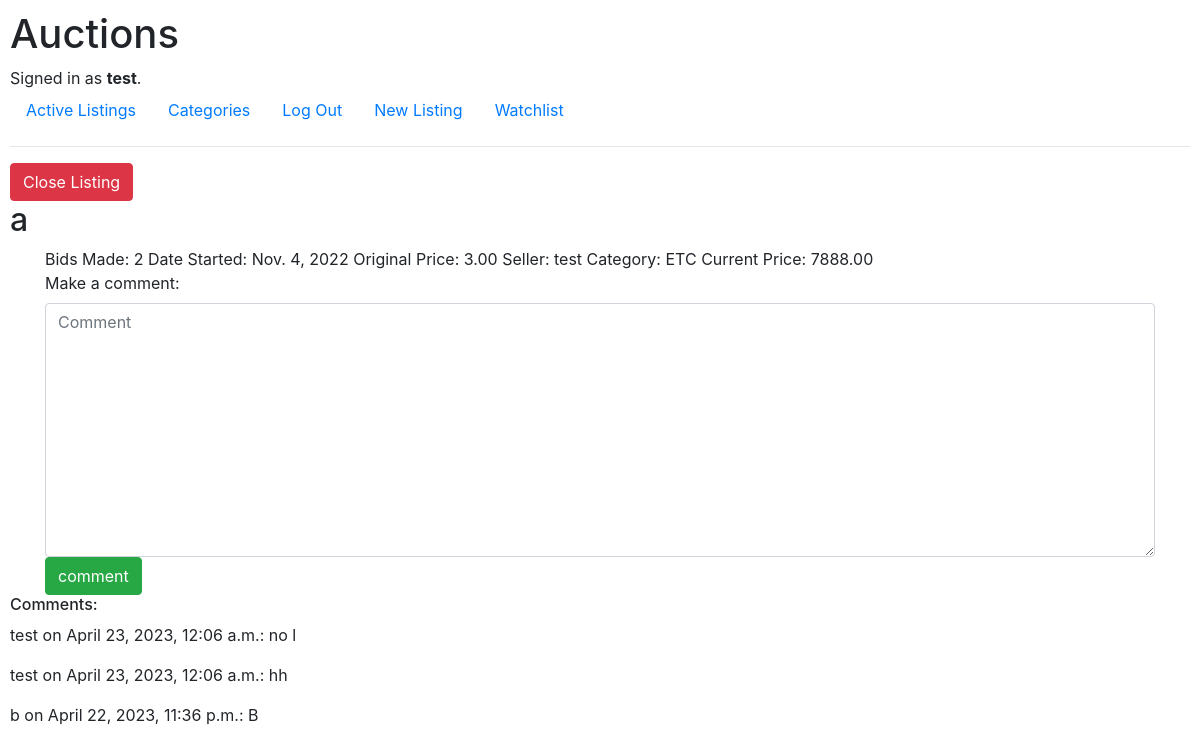
/10 (signed in), run on the app's committed database.
### auctions/models.py (models this page shows)
class User(AbstractUser):
    cellphone = models.CharField(max_length=30, null=True, blank=True)
    address = models.CharField(max_length=255)
    town = models.CharField(max_length=255)
    country = models.CharField(max_length=255)
    postcode = models.CharField(max_length=16)
    pass

class Listing(models.Model):
    user = models.ForeignKey(User, on_delete=models.CASCADE)
    item_title = models.CharField(max_length=250)
    category = models.CharField(max_length=3, default=("ETC", "Everything Else"))
    image_link = models.CharField(max_length=250, null=True, blank=True)
    description = models.CharField(max_length=250, null=True, blank=True)
    start_price = models.DecimalField(
        decimal_places=2,
        max_digits=19,
        default=0.1,
    )
    start_date = models.DateField(auto_now_add=True, blank=True)
    close_date = models.DateTimeField(null=True, blank=True)

class Bid(models.Model):
    user = models.ForeignKey(User, on_delete=models.CASCADE)
    listing = models.ForeignKey(Listing, on_delete=models.CASCADE)
    bid_value = models.DecimalField(decimal_places=2, max_digits=19)
    bid_date = models.DateField(auto_now_add=True)

class Comment(models.Model):
    listing = models.ForeignKey(Listing, on_delete=models.CASCADE)
    user = models.ForeignKey(User, on_delete=models.CASCADE)
    comment_text = models.TextField(null=True, blank=True)
    time_sent = models.DateTimeField(auto_now_add=True)

### auctions/views.py (the view)
# urls.py: path("<int:item_id>", views.listing_page, name="listing_page"),
@login_required(login_url="login")
def listing_page(request, item_id):
    try:
        listing = Listing.objects.get(pk=item_id)
        user = User.objects.get(pk=request.user.id)
    except Listing.DoesNotExist:
        return render(
            request,
            "auctions/index.html",
            {"message": "Invalid request. Please login."},
        )
    if request.user.is_authenticated:
        watch = Watch.objects.filter(listing=item_id, user=user).first()
        if watch is None:
            watching = False
        else:
            watching = True
    else:
        watching = False
    highest_bid = Bid.objects.filter(listing=listing).order_by("-bid_value").first()
    if highest_bid is not None:
        current_price = getattr(highest_bid, "bid_value")
    else:
        current_price = getattr(listing, "start_price")
    return render(
        request,
        "auctions/listing_page.html",
        {
            "listing": listing,
            "user": user,
            "watching": watching,
            "bform": forms.BidForm(),
            "cform": forms.CommentForm(),
            "highest_bid": highest_bid,
            "current_price": current_price,
            "bids_made": len(Bid.objects.filter(listing=listing)),
            "comments": Comment.objects.filter(listing=listing).order_by("-time_sent"),
        },
    )

### auctions/forms.py
class BidForm(forms.Form):
    bid_value = forms.DecimalField(
        label="Place a Bid",
        required=True,
        decimal_places=2,
        widget=NumberInput(
            attrs={
                "class": "form-control",
                "placeholder": "Bid value(in US dollars)...",
                "type": "number",
                "name": "bid_value",
                "min": "0.01",
                "max": "99999999999999999.99",
                "step": "any",
            }
        ),
    )

class CommentForm(forms.Form):
    comment = forms.CharField(
        label="Make a comment",
        required=True,
        widget=forms.Textarea(
            attrs={
                "placeholder": "Comment",
                "class": "form-control",
                "type": "text",
                "name": "comment",
            }
        ),
    )

### auctions/templates/auctions/listing_page.html (shortened to what this page needs)
{% extends "auctions/layout.html" %}
{% block body %}
    {% if user.is_authenticated and listing.close_date is None %}
        {% if user != listing.user %}
            {% comment %}  Watchlist Form {% endcomment %}
            <form action="{% url 'watchlist' %}" method="POST">
                {% csrf_token %}
                {% if watching %}
                    <input type="submit" class="btn btn-danger" value="Remove from Watchlist">
                    <input type="hidden" name="watching" value="True">
                {% else %}
                    <input type="submit" class="btn btn-success" value="Add to Watchlist">
                    <input type="hidden" name="watching" value="False">
                {% endif %}
                <input type="hidden" name="listing_id" value={{listing.id}}>
            </form>
        {% comment %} User is Seller {% endcomment %}
        {% else %}
            <form action="{% url 'close' %}" method="POST">
                    <input type="submit" class="btn btn-danger" value="Close Listing">
            </form>
        {% endif %}
    {% endif %}
    <h2>{{listing.item_title}}</h2>
    <div class="container">
        Bids Made: {{bids_made}}
        Date Started: {{listing.start_date}}
        Original Price: {{listing.start_price}}
        Seller: {{listing.user}}
        Category: {{listing.category}}
        {% if listing.close_date is not None %}
            <h4>Auction Closed!</h4>
            Closed on {{listing.close_date}}
            {% if highest_bid is None %}
                No winners!
            {% else %}
                {% if user != highest_bid.user %}
                    Sold by {{highest_bid.bid_value}} to {{highest_bid.user}}!
                {% else %}
                    You won with a bid of {{highest_bid.bid_value}}!
                {% endif %}
            {% endif %}
        {% else %}
            Current Price: {{current_price}}
        {% endif %}
    </div>
    {% if user.is_authenticated and listing.close_date is None %}
        <div class="container">
            <form action="{% url 'comment' %}" method="POST">
                {{cform}}
                <input type="submit" class="btn btn-success" value="comment">
            </form>
        </div>
    {% endif %}
    <h6>Comments:</h6>
    {% for comment in comments %}
        <p>{{comment.user}} on {{comment.time_sent}}: {{comment.comment_text}}</p>
    {% endfor %}
{% endblock %}

### auctions/templates/auctions/layout.html (shortened to what this page needs)
{% load static %}
<!DOCTYPE html>
<html lang="en">
    <head>
        <link rel="stylesheet" href="https://stackpath.bootstrapcdn.com/bootstrap/4.4.1/css/bootstrap.min.css">
        <link href="{% static 'auctions/styles.css' %}" rel="stylesheet">
    </head>
    <body>
        <h1>Auctions</h1>
        <div>
            {% if user.is_authenticated %}
                Signed in as <strong>{{ user.username }}</strong>.
            {% else %}
                Not signed in.
            {% endif %}
        </div>
        <ul class="nav">
            <li class="nav-item">
                <a class="nav-link" href="{% url 'index' %}">Active Listings</a>
            </li>
            <li class="nav-item">
                <a class="nav-link" href="{% url 'categories' %}">Categories</a>
            </li>
            {% if user.is_authenticated %}
                <li class="nav-item">
                    <a class="nav-link" href="{% url 'logout' %}">Log Out</a>
                </li>
                <li class="nav-item">
                    <a class="nav-link" href="{% url 'new_listing' %}">New Listing</a>
                </li>
                <li class="nav-item">
                    <a class="nav-link" href="{% url 'watchlist' %}">Watchlist</a>
                </li>
            {% endif %}
        </ul>
        <hr>
        {% block body %}
        {% endblock %}
    </body>
</html>

### auctions/static/auctions/styles.css (style rules this page uses)
body { padding: 10px; }

### data on the page
User: username "test"
Listing: item_title "a", start_date "Nov. 4, 2022", start_price "3.00", user "test", category "ETC"
Bid: bid_value "7888.00"
Comment: user "test", time_sent "April 23, 2023, 12:06 a.m.", comment_text "no l"
Comment: user "test", time_sent "April 23, 2023, 12:06 a.m.", comment_text "hh"
Comment: user "b", time_sent "April 22, 2023, 11:36 p.m.", comment_text "B"

### other printed values
{{ bids_made }} "2"
